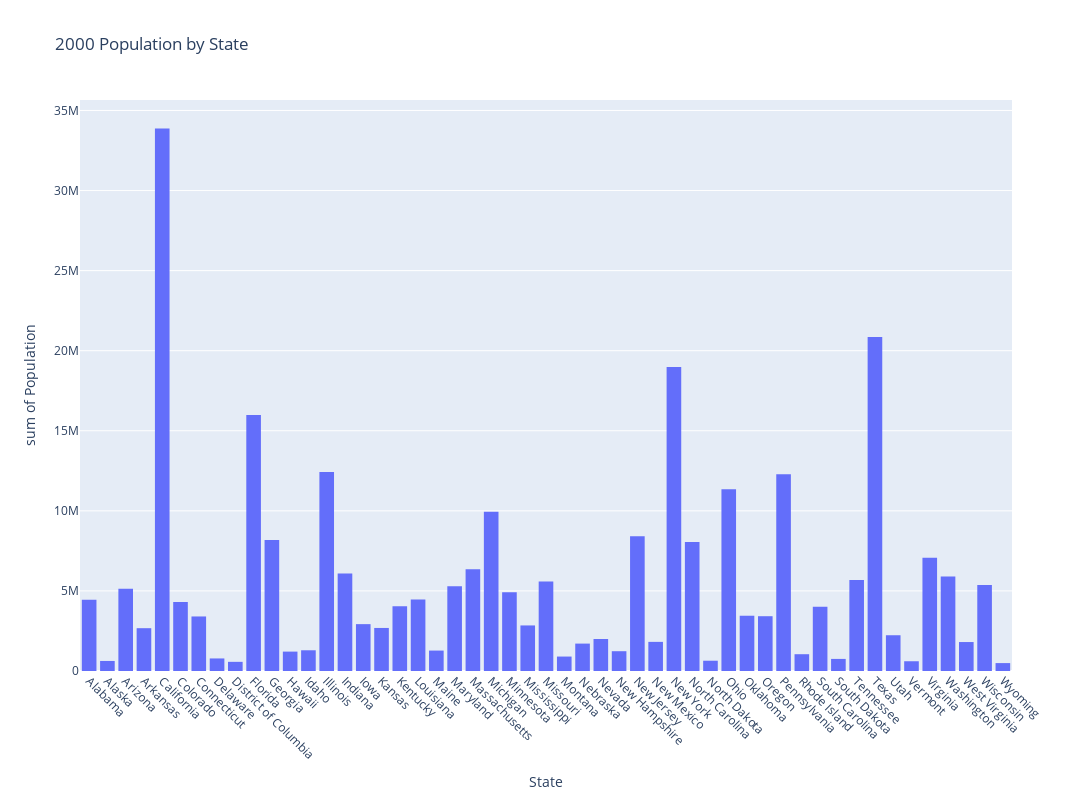

Source (notebook cell):
### Code cell
Pop2000 = df2000Demographics[['State', 'Population']]
#print(Pop2000)
Pop2000State = Pop2000['State']
Pop2000Pop = Pop2000['Population']

plt = px.histogram(Pop2000, x="State", y="Population", title = "2000 Population by State", 
                   width = 1200, height = 800)
plt.update_xaxes(tickangle=45)
plt.show()

### Figure 1 — Plotly figure (JSON) as saved in the notebook; plotly's stock layout.template omitted (floating-point values rounded to 4 significant figures)
{"data": [{"alignmentgroup": "True", "bingroup": "x", "histfunc": "sum", "hovertemplate": "State=%{x}<br>sum of Population=%{y}<extra></extra>", "legendgroup": "", "marker": {"color": "#636efa", "pattern": {"shape": ""}}, "name": "", "offsetgroup": "", "orientation": "v", "showlegend": false, "type": "histogram", "x": ["Alabama", "Alaska", "Arizona", "Arkansas", "California", "Colorado", "Connecticut", "Delaware", "District of Columbia", "Florida", "Georgia", "Hawaii", "Idaho", "Illinois", "Indiana", "Iowa", "Kansas", "Kentucky", "Louisiana", "Maine", "Maryland", "Massachusetts", "Michigan", "Minnesota", "Mississippi", "Missouri", "Montana", "Nebraska", "Nevada", "New Hampshire", "New Jersey", "New Mexico", "New York", "North Carolina", "North Dakota", "Ohio", "Oklahoma", "Oregon", "Pennsylvania", "Rhode Island", "South Carolina", "South Dakota", "Tennessee", "Texas", "Utah", "Vermont", "Virginia", "Washington", "West Virginia", "Wisconsin", "Wyoming"], "xaxis": "x", "y": [4447100, 626932, 5130632, 2673400, 33871648, 4301261, 3405565, 783600, 572059, 15982378, 8186453, 1211537, 1293953, 12419293, 6080485, 2926324, 2688418, 4041769, 4468976, 1274923, 5296486, 6349097, 9938444, 4919479, 2844658, 5595211, 902195, 1711263, 1998257, 1235786, 8414350, 1819046, 18976457, 8049313, 642200, 11353140, 3450654, 3421399, 12281054, 1048319, 4012012, 754844, 5689283, 20851820, 2233169, 608827, 7078515, 5894121, 1808344, 5363675, 493782], "yaxis": "y"}], "layout": {"barmode": "relative", "height": 800, "legend": {"tracegroupgap": 0}, "title": {"text": "2000 Population by State"}, "width": 1200, "xaxis": {"anchor": "y", "autorange": true, "domain": [0, 1], "range": [-0.5, 50.5], "tickangle": 45, "title": {"text": "State"}, "type": "category"}, "yaxis": {"anchor": "x", "autorange": true, "domain": [0, 1], "range": [0, 35650000.0], "title": {"text": "sum of Population"}, "type": "linear"}}}
